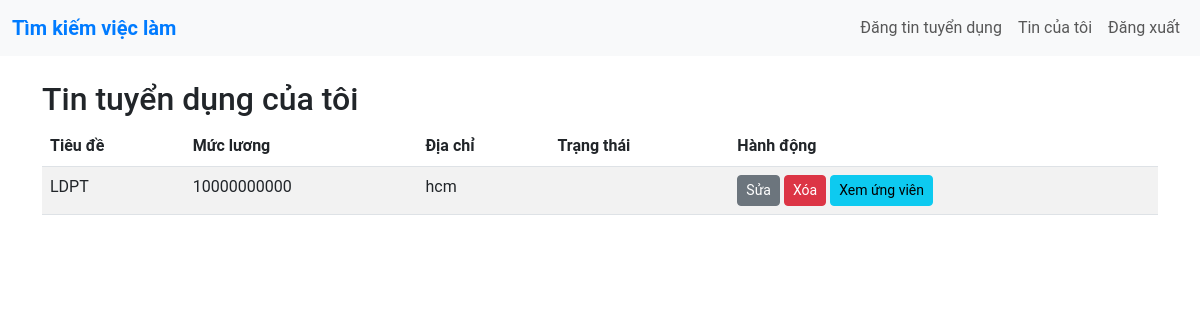
The app's page /my-jobs (signed in) with its own data.
### tables this page shows
CREATE TABLE jobs (
            id INTEGER PRIMARY KEY AUTOINCREMENT,
            company_id INTEGER,
            title TEXT NOT NULL,
            description TEXT NOT NULL,
            requirements TEXT NOT NULL,
            salary TEXT NOT NULL,
            address TEXT NOT NULL,
            education TEXT,
            experience TEXT,
            created_at TEXT,
            FOREIGN KEY(company_id) REFERENCES users(id)
        );

### app.py (the view)
        def wrapper(*args, **kwargs):
            if 'user_id' not in session:
                flash('Vui lòng đăng nhập.', 'danger')
                return redirect(url_for('login'))
            if role and session['role'] != role:
                flash('Bạn không có quyền truy cập.', 'danger')
                return redirect(url_for('home'))
            return f(*args, **kwargs)

### app.py (called while the page is built)
def get_db_connection():
    conn = sqlite3.connect('database.db')
    conn.row_factory = sqlite3.Row
    return conn

def login_required(role=None):
    def decorator(f):
        def wrapper(*args, **kwargs):
            if 'user_id' not in session:
                flash('Vui lòng đăng nhập.', 'danger')
                return redirect(url_for('login'))
            if role and session['role'] != role:
                flash('Bạn không có quyền truy cập.', 'danger')
                return redirect(url_for('home'))
            return f(*args, **kwargs)
        wrapper.__name__ = f.__name__
        return wrapper
    return decorator

@app.route('/my-jobs')
@login_required(role='company')
def my_jobs():
    conn = get_db_connection()
    c = conn.cursor()
    c.execute("SELECT * FROM jobs WHERE company_id = ? ORDER BY created_at DESC", (session['user_id'],))
    jobs = c.fetchall()
    conn.close()
    return render_template('my_jobs.html', jobs=jobs)

### templates/my_jobs.html (shortened to what this page needs)
{% extends 'base.html' %}
{% block content %}
<h2>Tin tuyển dụng của tôi</h2>
<table class="table table-striped">
    <thead>
        <tr>
            <th>Tiêu đề</th>
            <th>Mức lương</th>
            <th>Địa chỉ</th>
            <th>Trạng thái</th>
            <th>Hành động</th>
        </tr>
    </thead>
    <tbody>
        {% for job in jobs %}
        <tr>
            <td>{{ job.title }}</td>
            <td>{{ job.salary }}</td>
            <td>{{ job.address }}</td>
            <td>{{ job.status | capitalize }}</td>
            <td>
                <a href="{{ url_for('edit_job', job_id=job.id) }}" class="btn btn-secondary btn-sm">Sửa</a>
                <a href="{{ url_for('delete_job', job_id=job.id) }}" class="btn btn-danger btn-sm" onclick="return confirm('Bạn có chắc muốn xóa?')">Xóa</a>
                <a href="{{ url_for('view_applicants', job_id=job.id) }}" class="btn btn-info btn-sm">Xem ứng viên</a>
            </td>
        </tr>
        {% else %}
        <tr>
            <td colspan="5">Chưa có tin tuyển dụng nào.</td>
        </tr>
        {% endfor %}
    </tbody>
</table>
{% endblock %}

### static/css/style.css (style rules this page uses)
body { font-family: 'Roboto', sans-serif; }

### records on screen
jobs: title "LDPT", salary "10000000000", address "hcm"
